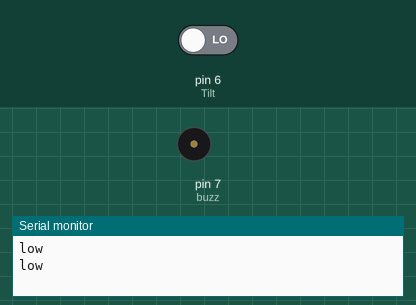
A sketch run on a simulated Arduino Uno, built with avr-gcc and run on an emulated ATmega328P. Shown: buzzer (waves = sounding, pin HIGH), the last lines printed to the serial monitor. The test bench sets the inputs (shaded band); at power-on: pin 6 (Tilt) LOW. No radio packets arrive unless stated.

Above: at 2.9 s.
3.0 s: pin 6 (Tilt) driven HIGH
At 9.2 s:
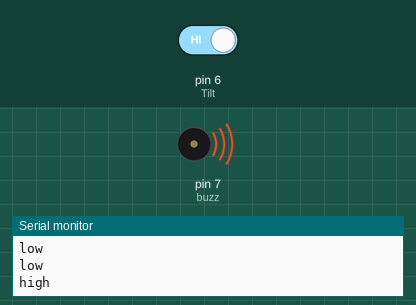
Timing chart, 0 to 10.6 s (numbered marks = the images above; inputs shaded):
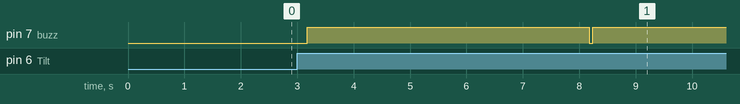

The sketch:

Helmet_tilt_Tx.ino
```cpp
#include <VirtualWire.h>
#define Tilt 6
#define buzz 7
const int datain = 10;
char *data;
bool ce;
void setup()
{
Serial.begin(9600);
pinMode(Tilt, INPUT);
pinMode(buzz, OUTPUT);
vw_set_ptt_inverted(true);
vw_set_tx_pin(12);
vw_setup(4000);
}

void loop()
{
ce=digitalRead(Tilt);
if(ce==HIGH)
{
  digitalWrite(buzz,HIGH);
  delay(5000);
  digitalWrite(buzz,LOW);
  Serial.println("high");
  transmitter_1();
}
else
{
  digitalWrite(buzz,LOW);
  delay(1000);
  Serial.println("low");
  transmitter_2();
}
}
void transmitter_1()
{
  data="1";
  vw_send((uint8_t *)data, strlen(data));
  vw_wait_tx();
}
void transmitter_2()
{
  data="2";
  vw_send((uint8_t *)data, strlen(data));
  vw_wait_tx();
}
```

Measured:
- after the input at 3.0 s, pin 7 (buzz): LOW → HIGH after 0.18 s, → LOW 5.0 s later, → HIGH 0.06 s later
